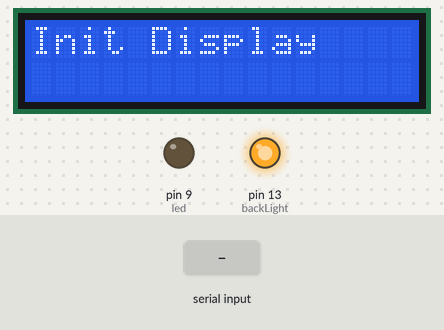
Simulated run of this sketch. Board: Arduino Uno, built with avr-gcc and run on an emulated ATmega328P. Shown: 16×2 character LCD, output pins drawn as LEDs (lit = HIGH). Dashed ring = blinking. Inputs (shaded band) come from the test bench.

Above: at 4.6 s.
7.3 s: "90,45\n" received over Serial
At 7.7 s:
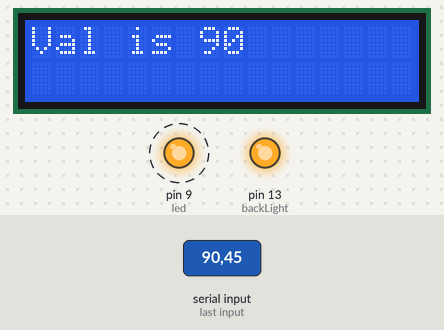
Timing chart, 0 to 16.3 s (numbered marks = the images above; inputs shaded):
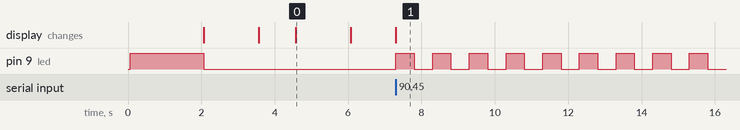

The sketch:

Flash_the_LED_Rx.ino
```cpp
/*                Receiver
For more details see: http://projectsfromtech.blogspot.com/

Connect the Tx pin of this board to the Rx of the board running Flash_the_LED__Tx.ino
Connect the Grounds of the two boards

Receive an integer value over the serial and
flashes the LED the appropriate number of times
*/

#include <LiquidCrystal.h>

// Connections:
// rs (LCD pin 4) to Arduino pin 12
// rw (LCD pin 5) to Arduino pin 11
// enable (LCD pin 6) to Arduino pin 10
// LCD pin 15 to Arduino pin 13
// LCD pins d4, d5, d6, d7 to Arduino pins 5, 4, 3, 2
LiquidCrystal lcd(12, 11, 10, 5, 4, 3, 2);
int backLight = 13;    // pin 13 will control the backlight

int val = 0;
const int led = 9;
int incoming = 0;

void setup()
{
  Serial.begin(115200);
  pinMode(led, OUTPUT);

  //LCD pin declarations
  pinMode(backLight, OUTPUT);
  digitalWrite(backLight, HIGH);
  lcd.begin(16,2);  //initialize cols x rows of LCD display

  //blink LED once for 2s, sanity check
  digitalWrite(led, HIGH);
  delay(2000);
  digitalWrite(led, LOW);

  //diagnostic LCD code to ensure it's working
  lcd.clear();
  lcd.setCursor(0,0);
  lcd.print("Init Display");
  delay(1500);
  lcd.clear();
  delay(1000);
  lcd.print("Init Display");
  delay(1500);
  lcd.clear();

}

void loop()
{
  incoming = Serial.available();
  while (incoming == 0)                 //Keep checking until there is something available
  {
    incoming = Serial.available();
  }

  val = Serial.parseInt();             //Reads integers as integer rather than ASCI. Anything else returns 0

  //print val to lcd display
  lcd.clear();
  lcd.setCursor(0,0);
  lcd.print("Val is ");
  lcd.print(val);


  for (int i = 0; i < val ; i++)      //Flash the LED the appropriate number of times
  {
    digitalWrite(led, HIGH);
    delay(500);
    digitalWrite(led, LOW);
    delay(500);
  }
  val = 0;
}
```

Measured:
- after the input at 7.3 s, pin 9 (led): alternates HIGH for 0.50 s and LOW for 0.50 s, starting at once; the display: changes at once (image 1)
- what the display in image 0 shows lasts 1.5 s, from 4.6 s to 6.1 s
